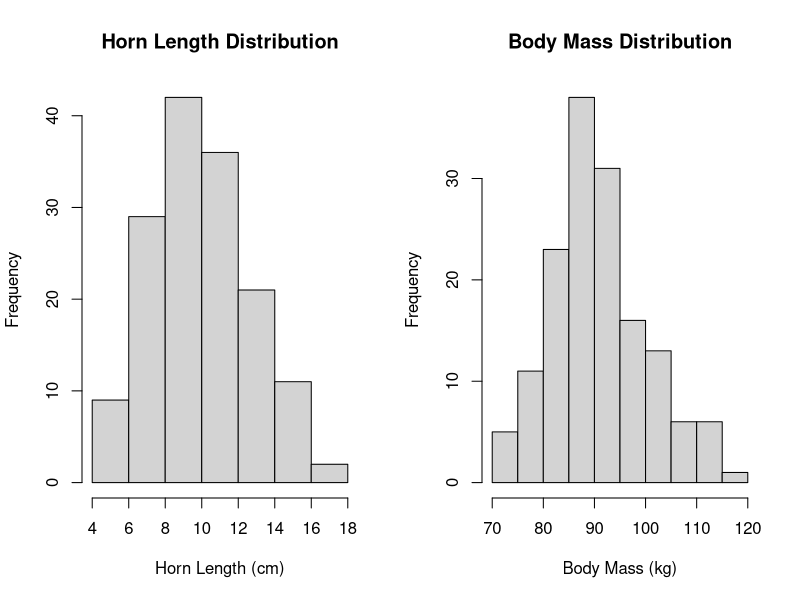
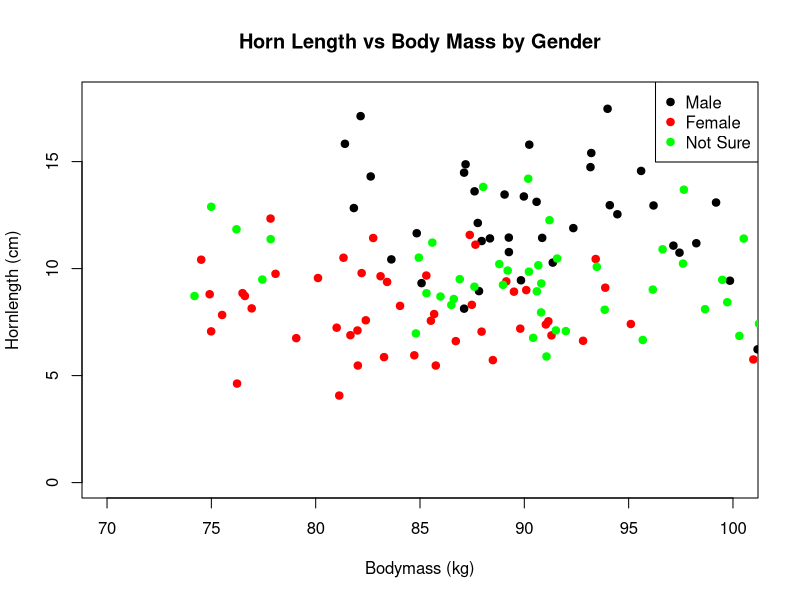

Here is the R script that generated these plots, in order:
# Clear workspace
rm(list=ls())

# Create sample data for Three-way Unicorn analysis
set.seed(123)
d <- data.frame(
  Gender = factor(rep(c("female", "male", "not_sure"), each = 50)),
  Hornlength = abs(c(
    rnorm(50, mean = 8, sd = 2),    # females
    rnorm(50, mean = 12, sd = 2.5), # males  
    rnorm(50, mean = 10, sd = 2)    # not_sure
  )),
  Bodymass = c(
    rnorm(50, mean = 85, sd = 8),   # females
    rnorm(50, mean = 95, sd = 10),  # males
    rnorm(50, mean = 90, sd = 9)    # not_sure
  )
)

# Descriptive statistics
cat("Hornlength - Mean:", mean(d$Hornlength), "\n")
cat("Hornlength - SD:", sd(d$Hornlength), "\n")
cat("Hornlength - Variance:", var(d$Hornlength), "\n")

cat("Bodymass - Mean:", mean(d$Bodymass), "\n")
cat("Bodymass - SD:", sd(d$Bodymass), "\n")
cat("Bodymass - Variance:", var(d$Bodymass), "\n")

# Histograms
par(mfrow=c(1,2))
hist(d$Hornlength, main="Horn Length Distribution", xlab="Horn Length (cm)")
hist(d$Bodymass, main="Body Mass Distribution", xlab="Body Mass (kg)")

# Plot by gender
par(mfrow=c(1,1))
plot(d$Hornlength[d$Gender=="male"] ~ d$Bodymass[d$Gender=="male"], 
     xlim=c(70,100), ylim=c(0,18), pch=19, 
     xlab="Bodymass (kg)", ylab="Hornlength (cm)",
     main="Horn Length vs Body Mass by Gender")
points(d$Bodymass[d$Gender=="female"], d$Hornlength[d$Gender=="female"], 
       col="red", pch=19)
points(d$Bodymass[d$Gender=="not_sure"], d$Hornlength[d$Gender=="not_sure"], 
       col="green", pch=19)
legend("topright", legend = c("Male", "Female", "Not Sure"), 
       col = c("black", "red", "green"), pch = 19)

# Model with three-level factor interaction
mod <- lm(Hornlength ~ Gender * Bodymass, data=d)
summary(mod)

# ANSWERS TO INTERPRETATION QUESTIONS:

# The model output shows:
# - Reference level is female: Hornlength = -42.31 + 0.63*Bodymass
# - Males: Hornlength = (-42.31 + 114.50) + (0.63 - 1.32)*Bodymass = 72.19 - 0.69*Bodymass
# - Not_sure: Hornlength = (-42.31 + 12.81) + (0.63 - 0.18)*Bodymass = -29.5 + 0.45*Bodymass
# - Males show negative relationship, females and not_sure show positive relationships
# - The male slope is significantly different from female slope (p < 0.001)
